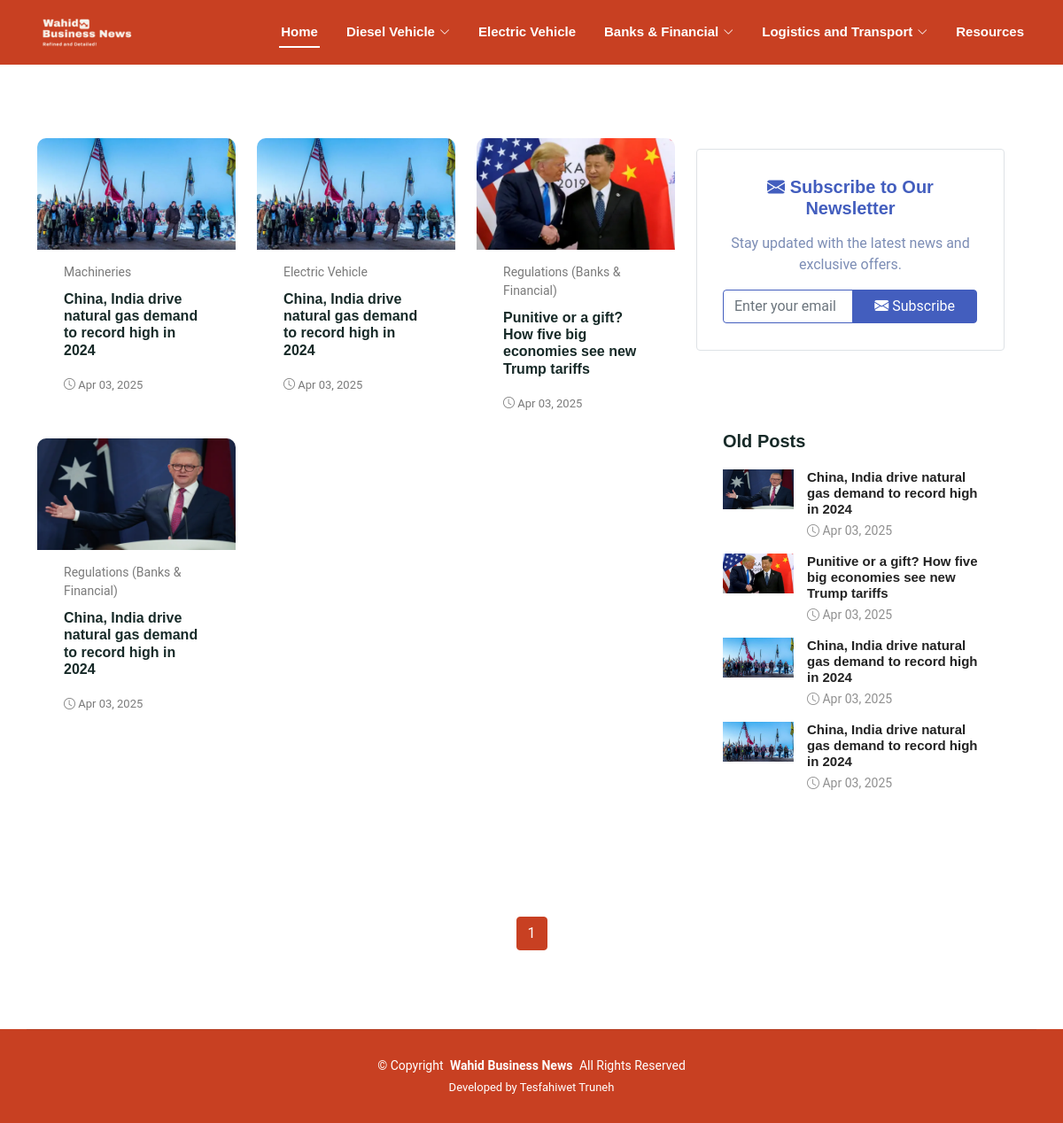
The page / on the database its author committed.
### admin_app/models.py (models this page shows, shortened)
class MainMenu(models.Model):
    name = models.CharField(max_length=255, unique=True)

class Article(models.Model):
    def get_article_types():
        submenu_choices = [(submenu.name, submenu.name) for submenu in SubMenu.objects.all()]
        mainmenu_choices = [(mainmenu.name, mainmenu.name) for mainmenu in MainMenu.objects.filter(submenus__isnull=True)]
        return submenu_choices + mainmenu_choices
    title = models.CharField(max_length=200)
    slug = models.SlugField(unique=True, blank=True)
    content = FroalaField(theme='dark')
    thumbnail = models.ImageField(upload_to=thumbnail_upload_to)
    news_type = models.CharField(
        max_length=50,
        choices=get_article_types, verbose_name="Article Category"
    )
    created_at = models.DateTimeField(default=timezone.now)
    updated_at = models.DateTimeField(auto_now=True)
    class Meta:
        ordering = ['-created_at']

### App/views.py (the view, shortened to what this page needs)
# urls.py: path("", UserIndex.as_view(), name="user-index-view"),
class UserIndex(MenuMixin, TemplateView):
    template_name = "index.html"
    def get(self, request, *args, **kwargs):
        website = Website.objects.get(name="Wahid Business News")
        hit_count = HitCount.objects.get_for_object(website)
        HitCountMixin.hit_count(request, hit_count)
        return super().get(request, *args, **kwargs)
    def get_context_data(self, **kwargs):
        context = super().get_context_data(**kwargs)
        article_list = Article.objects.only('id', 'title', 'content', 'created_at').order_by("-created_at")
        paginator = Paginator(article_list, 9)
        page = self.request.GET.get('page')
        try:
            articles = paginator.page(page)
        except (PageNotAnInteger, EmptyPage):
            articles = paginator.page(1)
        old_articles = Article.objects.only('id', 'title').order_by("created_at")[:5]
        context["articles"] = articles
        context["old_articles"] = old_articles
        return context

### App/views.py (called while the page is built)
    def get_context_data(self, **kwargs):
        context = super().get_context_data(**kwargs)
        context['main_menus'] = MainMenu.objects.prefetch_related('submenus').all()
        return context

### templates/index.html (shortened to what this page needs)
{% extends 'base.html' %}
{% load static %}
{% block 'page-template' %}
<main class="main">
    <section id="blog-posts" class="blog-posts section mt-5">
        <div class="container">
            <div class="row">
                <div class="row">
                    <div class="col-lg-8 mt-5">
                        <div class="row">
                            {% if articles %}
                            {% for article in articles %}
                            <div class="col-lg-4">
                                <article class="news-article" data-aos="fade-right">
                                    <div class="post-img">
                                        <img src="{{ article.thumbnail.url }}" alt="" class="img-fluid">
                                    </div>
                                    <p class="post-category">{{ article.news_type }}</p>
                                    <h2 class="title">
                                        <a href="#" data-bs-toggle="modal"
                                            data-bs-target="#articleModal{{ article.id }}">
                                            {{ article.title }}</a>
                                    </h2>
                                    <div class="post-meta d-flex align-items-center">
                                        <p class="post-date">
                                            <time datetime="{{ article.created_at|date:'Y-m-d' }}">
                                                <span class="bi bi-clock"></span> {{ article.created_at|date:'M d, Y' }}
                                            </time>
                                        </p>
                                    </div>
                                </article>
                            </div>
                            {% endfor %}
                            {% endif %}
                        </div>
                    </div>
                    <div class="col-lg-4" data-aos="flip-left" data-aos-easing="ease-out-cubic" data-aos-duration="600">
                        <div class="widgets-container border border-1 border-muted rounded text-center">
                            <h5 class="fw-bold text-primary mb-3"><i class="bi bi-envelope-fill"></i> Subscribe to Our
                                Newsletter</h5>
                            <p class="text-muted mb-3 text-dark">Stay updated with the latest news and exclusive offers.
                            </p>
                            <form id="subscribe-form" method="POST" class="input-group">
                                <input type="email" id="email" name="email"
                                    class="form-control border border-primary rounded-start"
                                    placeholder="Enter your email" required>
                                <button class="btn btn-primary px-4 rounded-end" type="submit" title="Subscribe">
                                    <i class="bi bi-envelope-fill"></i> Subscribe
                                </button>
                            </form>
                        </div>
                        <div class="widgets-container">
                            <div class="recent-posts-widget widget-item">
                                <h3 class="widget-title">Old Posts</h3>
                                {% for article in old_articles %}
                                <div class="post-item">
                                    <img src="{{ article.thumbnail.url }}" alt="" class="flex-shrink-0"
                                        style="height: 100%;">
                                    <div>
                                        <h4><a href="#" data-bs-toggle="modal"
                                                data-bs-target="#articleModal{{ article.id }}">{{ article.title }}</a>
                                        </h4>
                                        <time style="font-style: normal;"
                                            datetime="{{ article.created_at|date:'Y-m-d' }}">
                                            <span class="bi bi-clock"></span> {{ article.created_at|date:'M d, Y' }}
                                        </time>
                                    </div>
                                </div>
                                {% endfor %}
                            </div>
                        </div>
                    </div>
                </div>
            </div>
        </div>
    </section>
    <section id="blog-pagination" class="blog-pagination section">
        <div class="container">
            <div class="d-flex justify-content-center">
                <ul class="pagination">
                    {% for page_num in articles.paginator.page_range %}
                    {% if articles.number == page_num %}
                    <li class="page-item active">
                        <span class="page-link">{{ page_num }}</span>
                    </li>
                    {% else %}
                    <li class="page-item">
                        <a class="page-link" href="?page={{ page_num }}&next_post=true">{{ page_num }}</a>
                    </li>
                    {% endif %}
                    {% endfor %}
                </ul>
            </div>
        </div>
    </section>
</main>
{% endblock %}

### templates/base.html (shortened to what this page needs)
{% load static %}
<!DOCTYPE html>
<html lang="en">
<head>
    <link rel="stylesheet" href="{% static 'admin_statics/bootstrap.css' %}">
    <link rel="stylesheet" href="https://cdn.jsdelivr.net/npm/bootstrap-icons@1.11.3/font/bootstrap-icons.min.css">
    <link href="https://cdn.jsdelivr.net/npm/aos@2.3.4/dist/aos.css" rel="stylesheet">
    <link href="{% static 'css/main.css' %}" rel="stylesheet">
</head>
<body class="blog-page">
    <header id="header" class="header fixed-top">
        <div class="branding d-flex align-items-cente">
            <div class="container position-relative d-flex align-items-center justify-content-between">
                <a href="{% url 'user-index-view' %}" class="logo d-flex align-items-center">
                    <img src="{% static 'images/mobile-view-logo.png' %}" alt="">
                </a>
                <nav id="navmenu" class="navmenu">
                    <ul>
                        <li>
                            <a href="{% url 'user-index-view' %}"
                                class="fw-bold {% if request.resolver_match.url_name == 'user-index-view' %}active{% endif %}">
                                Home
                            </a>
                        </li>
                        {% for main_menu in main_menus %}
                            <li class="dropdown">
                                    {% if main_menu.submenus.all %}
                                        <a href="#" class="fw-bold">
                                            <span>{{ main_menu.name }}</span>
                                            <i class="bi bi-chevron-down toggle-dropdown"></i>
                                        </a>
                                    {% else %}
                                        <a href="{% url 'news-by-category' main_menu.name %}" class="fw-bold">
                                            <span>{{ main_menu.name }}</span>
                                        </a>
                                    {% endif %}
                            </li>
                        {% endfor %}
                        <li>
                            <a href="{% url 'display-resources' %}"
                                class="fw-bold {% if request.resolver_match.url_name == 'display-resources' %}active{% endif %}">
                                Resources
                            </a>
                        </li>
                    </ul>
                </nav>
            </div>
        </div>
    </header>
    {% block 'page-template' %}
    {% endblock %}
    <footer id="footer" class="footer accent-background">
        <div class="container copyright text-center mt-4">
            <p>© <span>Copyright</span> <strong class="px-1 sitename">Wahid Business News</strong> <span>All Rights
                    Reserved</span></p>
            <div class="credits">
                Developed by <a href="https://bootstrapmade.com/">Tesfahiwet Truneh</a>
            </div>
        </div>
    </footer>
</body>
</html>

### rows shown on the page
MainMenu: name "Diesel Vehicle"
MainMenu: name "Electric Vehicle"
MainMenu: name "Banks & Financial"
MainMenu: name "Logistics and Transport"
Article: thumbnail (picture), news_type "Machineries", title "China, India drive natural gas demand to record high in 2024", created_at "Apr 03, 2025"
Article: thumbnail (picture), news_type "Electric Vehicle", title "China, India drive natural gas demand to record high in 2024", created_at "Apr 03, 2025"
Article: thumbnail (picture), news_type "Regulations (Banks & Financial)", title "Punitive or a gift? How five big economies see new Trump tariffs", created_at "Apr 03, 2025"
Article: thumbnail (picture), news_type "Regulations (Banks & Financial)", title "China, India drive natural gas demand to record high in 2024", created_at "Apr 03, 2025"

### other values the page prints
{{ page_num }} "1"
